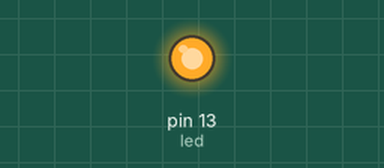
Simulated run of this sketch. Board: Arduino Uno, built with avr-gcc and run on an emulated ATmega328P. Parts: output pins drawn as LEDs (lit = HIGH).

Above: at 1.0 s.
At 3.0 s:
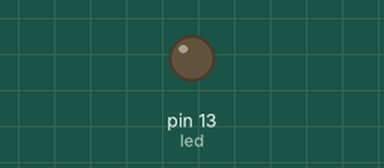
Timing chart, 0 to 5.2 s (numbered marks = the images above):
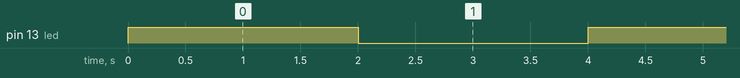

The sketch:

ParpadeoLed.ino
```cpp
/***************************************************Capitulo 1 -  Blink ***********************************************************
*                                                                                                                                 *
*     En este primer capitulo aprenderemos a hacer el Hola mundo de la programacion de Arduino que es encender y apagar           *
*  un led.                                                                                                                        *
*                                                                                                                                 *
*  Para lograr esto necesitaremos:                                                                                                *
*                                                                                                                                 *
*  -Placa Wemos D1 Mini                                                                                                           *
*                                                                                                                                 *
*                                                                                                                                 *
*                                                                                                                                 *
*                                                                                                              Facebook: ESociety *
*                                                                                                              GitHub: eSociety97 *
*                                                                                                                                 *
*                                                         #NuncaDejenDeCrear                                                      *
***********************************************************************************************************************************/

int led = LED_BUILTIN; // Declaramos nuestra variable que usaremos para el led

void setup(){
  pinMode(led,OUTPUT); //Declaramos como pin de salida la variable led
  }
void loop(){
  digitalWrite(led,HIGH); //Escribimos un valor alto en la salida digital led
  delay(2000);  //Damos una pausa por 2000 milisegundos (2 segundos)
  digitalWrite(led,LOW); //Escribimos un valor bajo en la salida digital led
  delay(2000); //Damos una pausa por 2000 milisegundos (2 segundos)
}
```

Measured:
- by itself, pin 13 (led): alternates HIGH for 2.0 s and LOW for 2.0 s
